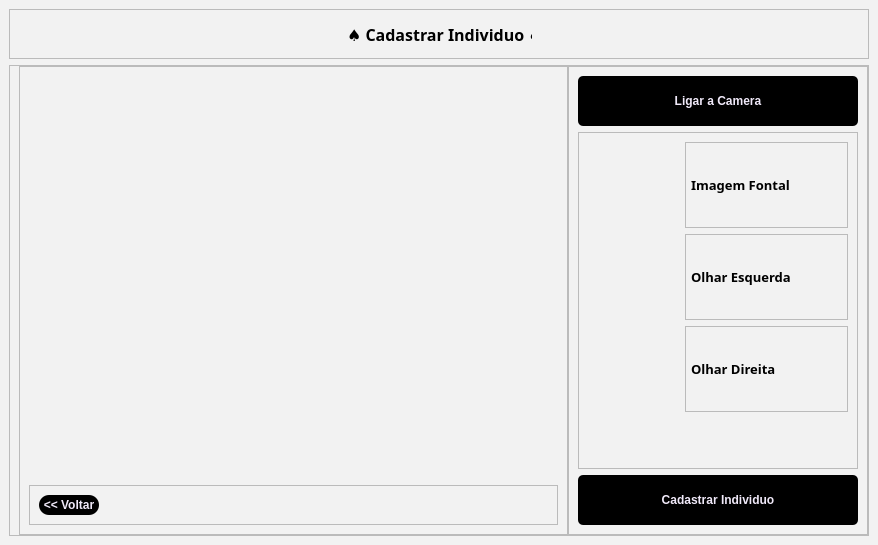
<?xml version="1.0" encoding="UTF-8"?>
<ui version="4.0">
 <class>MainWindow</class>
 <widget class="QMainWindow" name="MainWindow">
  <property name="geometry">
   <rect>
    <x>0</x>
    <y>0</y>
    <width>878</width>
    <height>545</height>
   </rect>
  </property>
  <property name="windowTitle">
   <string>MainWindow</string>
  </property>
  <property name="styleSheet">
   <string notr="true">background-color: rgb(242, 242, 242)</string>
  </property>
  <widget class="QWidget" name="centralwidget">
   <layout class="QVBoxLayout" name="verticalLayout_2">
    <item>
     <widget class="QFrame" name="frame_8">
      <property name="minimumSize">
       <size>
        <width>0</width>
        <height>50</height>
       </size>
      </property>
      <property name="frameShape">
       <enum>QFrame::StyledPanel</enum>
      </property>
      <property name="frameShadow">
       <enum>QFrame::Raised</enum>
      </property>
      <layout class="QHBoxLayout" name="horizontalLayout_5">
       <item>
        <spacer name="horizontalSpacer_7">
         <property name="orientation">
          <enum>Qt::Horizontal</enum>
         </property>
         <property name="sizeHint" stdset="0">
          <size>
           <width>349</width>
           <height>20</height>
          </size>
         </property>
        </spacer>
       </item>
       <item>
        <widget class="QLabel" name="label_5">
         <property name="minimumSize">
          <size>
           <width>185</width>
           <height>0</height>
          </size>
         </property>
         <property name="maximumSize">
          <size>
           <width>108</width>
           <height>16777215</height>
          </size>
         </property>
         <property name="font">
          <font>
           <family>Noto Sans Georgian</family>
           <pointsize>12</pointsize>
           <weight>75</weight>
           <bold>true</bold>
          </font>
         </property>
         <property name="styleSheet">
          <string notr="true">QLabel{
text-align: center;
}</string>
         </property>
         <property name="text">
          <string>♠ Cadastrar Individuo ♠</string>
         </property>
        </widget>
       </item>
       <item>
        <spacer name="horizontalSpacer_8">
         <property name="orientation">
          <enum>Qt::Horizontal</enum>
         </property>
         <property name="sizeHint" stdset="0">
          <size>
           <width>348</width>
           <height>20</height>
          </size>
         </property>
        </spacer>
       </item>
      </layout>
     </widget>
    </item>
    <item>
     <widget class="QFrame" name="frame_7">
      <property name="frameShape">
       <enum>QFrame::StyledPanel</enum>
      </property>
      <property name="frameShadow">
       <enum>QFrame::Raised</enum>
      </property>
      <layout class="QHBoxLayout" name="horizontalLayout">
       <property name="spacing">
        <number>0</number>
       </property>
       <property name="topMargin">
        <number>0</number>
       </property>
       <property name="rightMargin">
        <number>0</number>
       </property>
       <property name="bottomMargin">
        <number>0</number>
       </property>
       <item>
        <widget class="QFrame" name="frame_2">
         <property name="frameShape">
          <enum>QFrame::StyledPanel</enum>
         </property>
         <property name="frameShadow">
          <enum>QFrame::Raised</enum>
         </property>
         <layout class="QVBoxLayout" name="verticalLayout_3">
          <item>
           <spacer name="verticalSpacer">
            <property name="orientation">
             <enum>Qt::Vertical</enum>
            </property>
            <property name="sizeHint" stdset="0">
             <size>
              <width>20</width>
              <height>40</height>
             </size>
            </property>
           </spacer>
          </item>
          <item>
           <widget class="QLabel" name="display">
            <property name="minimumSize">
             <size>
              <width>502</width>
              <height>300</height>
             </size>
            </property>
            <property name="maximumSize">
             <size>
              <width>16777215</width>
              <height>16777215</height>
             </size>
            </property>
            <property name="text">
             <string/>
            </property>
            <property name="pixmap">
             <pixmap>../../imagens/Frame 1.png</pixmap>
            </property>
           </widget>
          </item>
          <item>
           <spacer name="verticalSpacer_4">
            <property name="orientation">
             <enum>Qt::Vertical</enum>
            </property>
            <property name="sizeHint" stdset="0">
             <size>
              <width>20</width>
              <height>40</height>
             </size>
            </property>
           </spacer>
          </item>
          <item>
           <widget class="QFrame" name="frame_5">
            <property name="minimumSize">
             <size>
              <width>0</width>
              <height>30</height>
             </size>
            </property>
            <property name="frameShape">
             <enum>QFrame::StyledPanel</enum>
            </property>
            <property name="frameShadow">
             <enum>QFrame::Raised</enum>
            </property>
            <layout class="QHBoxLayout" name="horizontalLayout_3">
             <item>
              <widget class="QPushButton" name="voltar">
               <property name="minimumSize">
                <size>
                 <width>60</width>
                 <height>20</height>
                </size>
               </property>
               <property name="maximumSize">
                <size>
                 <width>60</width>
                 <height>20</height>
                </size>
               </property>
               <property name="font">
                <font>
                 <weight>75</weight>
                 <bold>true</bold>
                </font>
               </property>
               <property name="cursor">
                <cursorShape>PointingHandCursor</cursorShape>
               </property>
               <property name="styleSheet">
                <string notr="true">QPushButton{
	border-radius: 10px;
	border-image: url(:/Close_Image/cil-x.png);
	background-position: center;
		
	color: rgb(240, 233, 249);
	background-color: rgb(0, 0, 0);
	
}
QPushButton:hover{
	
	
	background-color: rgb(42, 42, 42);
	color: rgb(240, 233, 249);
}
QPushButton:pressed{
	background-color: rgb(35, 35, 35);
	color: rgb(200, 200, 200);
}

</string>
               </property>
               <property name="text">
                <string>&lt;&lt; Voltar</string>
               </property>
              </widget>
             </item>
             <item>
              <spacer name="horizontalSpacer_3">
               <property name="orientation">
                <enum>Qt::Horizontal</enum>
               </property>
               <property name="sizeHint" stdset="0">
                <size>
                 <width>40</width>
                 <height>20</height>
                </size>
               </property>
              </spacer>
             </item>
            </layout>
           </widget>
          </item>
         </layout>
        </widget>
       </item>
       <item>
        <widget class="QFrame" name="frame">
         <property name="minimumSize">
          <size>
           <width>300</width>
           <height>0</height>
          </size>
         </property>
         <property name="frameShape">
          <enum>QFrame::StyledPanel</enum>
         </property>
         <property name="frameShadow">
          <enum>QFrame::Raised</enum>
         </property>
         <layout class="QVBoxLayout" name="verticalLayout">
          <item>
           <widget class="QPushButton" name="star_camera_pushButton">
            <property name="minimumSize">
             <size>
              <width>0</width>
              <height>50</height>
             </size>
            </property>
            <property name="maximumSize">
             <size>
              <width>16777215</width>
              <height>16777215</height>
             </size>
            </property>
            <property name="font">
             <font>
              <weight>75</weight>
              <bold>true</bold>
             </font>
            </property>
            <property name="cursor">
             <cursorShape>PointingHandCursor</cursorShape>
            </property>
            <property name="styleSheet">
             <string notr="true">QPushButton{
	border-radius: 5px;
	border-image: url(:/Close_Image/cil-x.png);
	background-position: center;
		
	color: rgb(240, 233, 249);
	background-color: rgb(0, 0, 0);
	
}
QPushButton:hover{
	
	
	background-color: rgb(42, 42, 42);
	color: rgb(240, 233, 249);
}
QPushButton:pressed{
	background-color: rgb(35, 35, 35);
	color: rgb(200, 200, 200);
}

</string>
            </property>
            <property name="text">
             <string>Ligar a Camera</string>
            </property>
           </widget>
          </item>
          <item>
           <widget class="QFrame" name="frame_3">
            <property name="frameShape">
             <enum>QFrame::StyledPanel</enum>
            </property>
            <property name="frameShadow">
             <enum>QFrame::Raised</enum>
            </property>
            <layout class="QFormLayout" name="formLayout">
             <item row="0" column="0">
              <widget class="QLabel" name="image_1">
               <property name="minimumSize">
                <size>
                 <width>91</width>
                 <height>86</height>
                </size>
               </property>
               <property name="maximumSize">
                <size>
                 <width>70</width>
                 <height>70</height>
                </size>
               </property>
               <property name="text">
                <string/>
               </property>
               <property name="pixmap">
                <pixmap>../../imagens/Frame 19 (1).png</pixmap>
               </property>
              </widget>
             </item>
             <item row="0" column="1">
              <widget class="QFrame" name="frame_10">
               <property name="minimumSize">
                <size>
                 <width>0</width>
                 <height>0</height>
                </size>
               </property>
               <property name="maximumSize">
                <size>
                 <width>16777215</width>
                 <height>16777215</height>
                </size>
               </property>
               <property name="frameShape">
                <enum>QFrame::StyledPanel</enum>
               </property>
               <property name="frameShadow">
                <enum>QFrame::Raised</enum>
               </property>
               <layout class="QHBoxLayout" name="horizontalLayout_2" stretch="0,0">
                <property name="spacing">
                 <number>0</number>
                </property>
                <property name="leftMargin">
                 <number>0</number>
                </property>
                <property name="topMargin">
                 <number>0</number>
                </property>
                <property name="rightMargin">
                 <number>0</number>
                </property>
                <property name="bottomMargin">
                 <number>0</number>
                </property>
                <item>
                 <widget class="QLabel" name="label_4">
                  <property name="minimumSize">
                   <size>
                    <width>0</width>
                    <height>0</height>
                   </size>
                  </property>
                  <property name="maximumSize">
                   <size>
                    <width>121</width>
                    <height>16777215</height>
                   </size>
                  </property>
                  <property name="font">
                   <font>
                    <family>Noto Sans Georgian</family>
                    <pointsize>10</pointsize>
                    <weight>75</weight>
                    <bold>true</bold>
                   </font>
                  </property>
                  <property name="styleSheet">
                   <string notr="true">QLabel{
text-align: center;
}</string>
                  </property>
                  <property name="text">
                   <string>Imagem Fontal</string>
                  </property>
                 </widget>
                </item>
                <item>
                 <widget class="QLabel" name="flag_foto_1">
                  <property name="minimumSize">
                   <size>
                    <width>24</width>
                    <height>26</height>
                   </size>
                  </property>
                  <property name="maximumSize">
                   <size>
                    <width>22</width>
                    <height>29</height>
                   </size>
                  </property>
                  <property name="text">
                   <string/>
                  </property>
                  <property name="pixmap">
                   <pixmap>../../imagens/Group 144.png</pixmap>
                  </property>
                 </widget>
                </item>
               </layout>
              </widget>
             </item>
             <item row="1" column="0">
              <widget class="QLabel" name="Image_2">
               <property name="minimumSize">
                <size>
                 <width>91</width>
                 <height>86</height>
                </size>
               </property>
               <property name="maximumSize">
                <size>
                 <width>70</width>
                 <height>70</height>
                </size>
               </property>
               <property name="text">
                <string/>
               </property>
               <property name="pixmap">
                <pixmap>../../imagens/Frame 19 (1).png</pixmap>
               </property>
              </widget>
             </item>
             <item row="1" column="1">
              <widget class="QFrame" name="frame_12">
               <property name="frameShape">
                <enum>QFrame::StyledPanel</enum>
               </property>
               <property name="frameShadow">
                <enum>QFrame::Raised</enum>
               </property>
               <layout class="QHBoxLayout" name="horizontalLayout_7">
                <property name="spacing">
                 <number>0</number>
                </property>
                <property name="leftMargin">
                 <number>0</number>
                </property>
                <property name="topMargin">
                 <number>0</number>
                </property>
                <property name="rightMargin">
                 <number>0</number>
                </property>
                <property name="bottomMargin">
                 <number>0</number>
                </property>
                <item>
                 <widget class="QLabel" name="label_6">
                  <property name="minimumSize">
                   <size>
                    <width>0</width>
                    <height>0</height>
                   </size>
                  </property>
                  <property name="maximumSize">
                   <size>
                    <width>121</width>
                    <height>16777215</height>
                   </size>
                  </property>
                  <property name="font">
                   <font>
                    <family>Noto Sans Georgian</family>
                    <pointsize>10</pointsize>
                    <weight>75</weight>
                    <bold>true</bold>
                   </font>
                  </property>
                  <property name="styleSheet">
                   <string notr="true">QLabel{
text-align: center;
}</string>
                  </property>
                  <property name="text">
                   <string>Olhar Esquerda</string>
                  </property>
                 </widget>
                </item>
                <item>
                 <widget class="QLabel" name="flag_foto_2">
                  <property name="minimumSize">
                   <size>
                    <width>24</width>
                    <height>26</height>
                   </size>
                  </property>
                  <property name="maximumSize">
                   <size>
                    <width>22</width>
                    <height>29</height>
                   </size>
                  </property>
                  <property name="text">
                   <string/>
                  </property>
                  <property name="pixmap">
                   <pixmap>../../imagens/Group 144.png</pixmap>
                  </property>
                 </widget>
                </item>
               </layout>
              </widget>
             </item>
             <item row="2" column="0">
              <widget class="QLabel" name="Image_3">
               <property name="minimumSize">
                <size>
                 <width>91</width>
                 <height>86</height>
                </size>
               </property>
               <property name="maximumSize">
                <size>
                 <width>70</width>
                 <height>70</height>
                </size>
               </property>
               <property name="text">
                <string/>
               </property>
               <property name="pixmap">
                <pixmap>../../imagens/Frame 19 (1).png</pixmap>
               </property>
              </widget>
             </item>
             <item row="2" column="1">
              <widget class="QFrame" name="frame_13">
               <property name="frameShape">
                <enum>QFrame::StyledPanel</enum>
               </property>
               <property name="frameShadow">
                <enum>QFrame::Raised</enum>
               </property>
               <layout class="QHBoxLayout" name="horizontalLayout_4">
                <property name="spacing">
                 <number>0</number>
                </property>
                <property name="leftMargin">
                 <number>0</number>
                </property>
                <property name="topMargin">
                 <number>0</number>
                </property>
                <property name="rightMargin">
                 <number>0</number>
                </property>
                <property name="bottomMargin">
                 <number>0</number>
                </property>
                <item>
                 <widget class="QLabel" name="label_7">
                  <property name="minimumSize">
                   <size>
                    <width>0</width>
                    <height>0</height>
                   </size>
                  </property>
                  <property name="maximumSize">
                   <size>
                    <width>121</width>
                    <height>16777215</height>
                   </size>
                  </property>
                  <property name="font">
                   <font>
                    <family>Noto Sans Georgian</family>
                    <pointsize>10</pointsize>
                    <weight>75</weight>
                    <bold>true</bold>
                   </font>
                  </property>
                  <property name="styleSheet">
                   <string notr="true">QLabel{
text-align: center;
}</string>
                  </property>
                  <property name="text">
                   <string>Olhar Direita</string>
                  </property>
                 </widget>
                </item>
                <item>
                 <widget class="QLabel" name="flag_foto_3">
                  <property name="minimumSize">
                   <size>
                    <width>24</width>
                    <height>26</height>
                   </size>
                  </property>
                  <property name="maximumSize">
                   <size>
                    <width>22</width>
                    <height>29</height>
                   </size>
                  </property>
                  <property name="text">
                   <string/>
                  </property>
                  <property name="pixmap">
                   <pixmap>../../imagens/Group 144.png</pixmap>
                  </property>
                 </widget>
                </item>
               </layout>
              </widget>
             </item>
            </layout>
           </widget>
          </item>
          <item>
           <widget class="QPushButton" name="cadastrar_pushButton_imagens">
            <property name="minimumSize">
             <size>
              <width>0</width>
              <height>50</height>
             </size>
            </property>
            <property name="maximumSize">
             <size>
              <width>16777215</width>
              <height>16777215</height>
             </size>
            </property>
            <property name="font">
             <font>
              <weight>75</weight>
              <bold>true</bold>
             </font>
            </property>
            <property name="cursor">
             <cursorShape>PointingHandCursor</cursorShape>
            </property>
            <property name="styleSheet">
             <string notr="true">QPushButton{
	border-radius: 5px;
	border-image: url(:/Close_Image/cil-x.png);
	background-position: center;
		
	color: rgb(240, 233, 249);
	background-color: rgb(0, 0, 0);
	
}
QPushButton:hover{
	
	
	background-color: rgb(42, 42, 42);
	color: rgb(240, 233, 249);
}
QPushButton:pressed{
	background-color: rgb(35, 35, 35);
	color: rgb(200, 200, 200);
}

</string>
            </property>
            <property name="text">
             <string>Cadastrar Individuo</string>
            </property>
           </widget>
          </item>
         </layout>
        </widget>
       </item>
      </layout>
     </widget>
    </item>
   </layout>
  </widget>
 </widget>
 <resources/>
 <connections/>
</ui>
